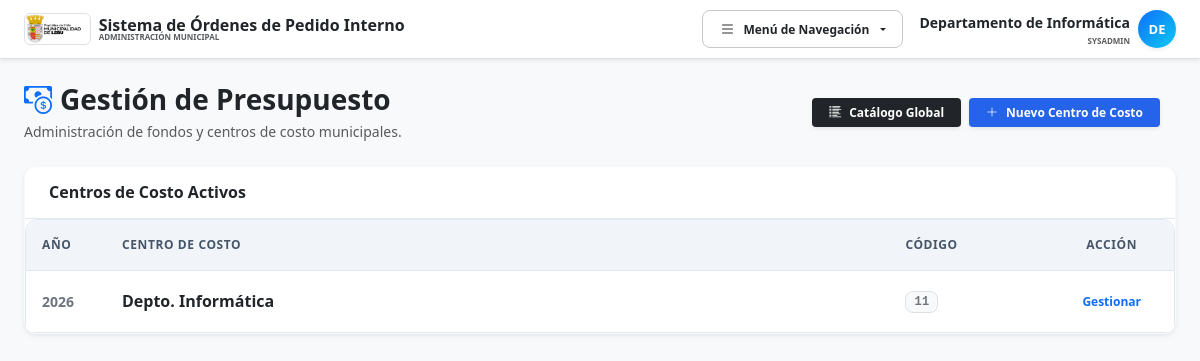
Before: /centros_de_costo.php (signed in) with the older database file.
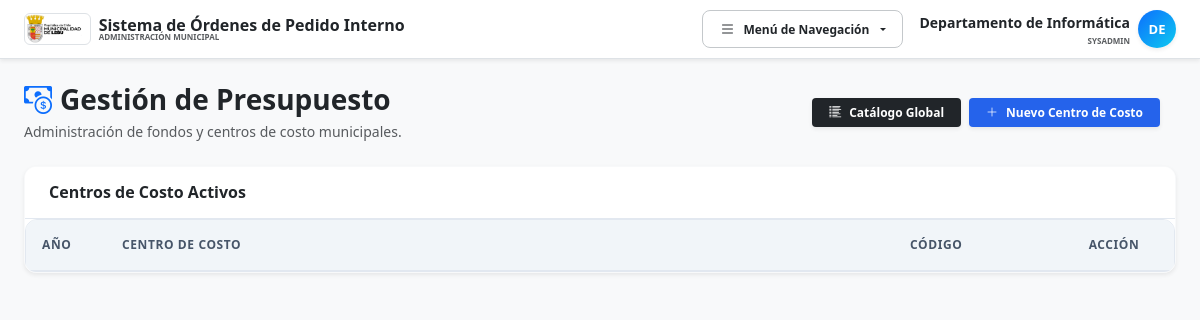
After: the same page with the newer database file.
### tables this page shows
CREATE TABLE `centros_costo` (
  `id` int NOT NULL AUTO_INCREMENT,
  `codigo_cuenta` varchar(50) NOT NULL,
  `nombre` varchar(150) NOT NULL,
  `anio_fiscal` int NOT NULL,
  `activo` tinyint(1) DEFAULT '1',
  PRIMARY KEY (`id`)
);

### centros_de_costo.php (the view, shortened to what this page needs)
<?php
require_once __DIR__ . '/config.php';
$vista = $_GET['view'] ?? 'lista';
if ($vista === 'detalle' && isset($_GET['id'])) {
    $stmt = $pdo->prepare("SELECT * FROM centros_costo WHERE id = ?");
    $stmt->execute([$_GET['id']]);
    $centro_actual = $stmt->fetch();
    if ($centro_actual) {
        $sqlAsig = "
            SELECT pa.id, pa.centro_costo_id, pa.cuenta_maestra_id, pa.area_gestion_id,
                   cm.codigo, cm.nombre, ag.codigo as ag_cod,
                   (SELECT COUNT(*) FROM expedientes_items ei WHERE ei.presupuesto_asignado_id = pa.id) as items_count
            FROM presupuestos_asignados pa
            JOIN cuentas_maestras cm ON pa.cuenta_maestra_id = cm.id
            LEFT JOIN areas_gestion ag ON pa.area_gestion_id = ag.id
            WHERE pa.centro_costo_id = ?
            ORDER BY cm.codigo ASC
        ";
        $stmtA = $pdo->prepare($sqlAsig);
        $stmtA->execute([$_GET['id']]);
        $asignaciones = $stmtA->fetchAll();
    }
} else {
    $sqlLista = "
        SELECT cc.*
        FROM centros_costo cc
        WHERE cc.activo = 1
        ORDER BY cc.anio_fiscal DESC, cc.nombre ASC
    ";
    $centros_list = $pdo->query($sqlLista)->fetchAll();
}
?>
<!DOCTYPE html>
<html lang="es">
<head>
    <?php
    include __DIR__ . '/head.php';
    ?>
</head>
<body class="bg-light text-slate-800 pb-20 font-sans">
    <?php include __DIR__ . '/nav.php'; ?>
    <div class="container mt-4 px-3 px-md-4">
        <div class="row align-items-center mb-4 g-3">
            <div class="col-12 col-md">
                <h1 class="h3 fw-bold text-dark mb-1 d-flex align-items-center gap-2">
                    <i class="bi bi-cash-coin text-primary"></i>
                    Gestión de Presupuesto
                </h1>
                <p class="text-muted small mb-0">Administración de fondos y centros de costo municipales.</p>
            </div>
            <div class="col-12 col-md-auto">
                <?php if($vista === 'detalle'): ?>
                    <a href="centros_de_costo.php" class="btn btn-outline-secondary btn-sm px-3 shadow-sm">
                        <i class="bi bi-arrow-left me-1"></i> Volver al Listado
                    </a>
                <?php else: ?>
                    <div class="d-flex gap-2">
                        <a href="mantenedor_cuentas.php" class="btn btn-dark btn-sm fw-bold px-3 shadow-sm d-flex align-items-center gap-1.5">
                            <i class="bi bi-list-columns-reverse"></i> Catálogo Global
                        </a>
                        <button class="btn btn-primary btn-sm fw-bold px-3 shadow-sm d-flex align-items-center gap-1.5" data-bs-toggle="modal" data-bs-target="#modalCC">
                            <i class="bi bi-plus-lg"></i> Nuevo Centro de Costo
                        </button>
                    </div>
                <?php endif; ?>
            </div>
        </div>
        <?php if($vista === 'lista'): ?>
            <div class="card shadow-sm border-light">
                <div class="card-header bg-white py-3">
                    <h6 class="fw-bold mb-0 text-dark">Centros de Costo Activos</h6>
                </div>
                <div class="table-responsive rounded-bottom">
                    <table class="table table-hover align-middle mb-0">
                        <thead class="table-light text-uppercase small" style="font-size: 10px;">
                            <tr>
                                <th class="p-3" style="width: 80px;">Año</th>
                                <th class="p-3">Centro de Costo</th>
                                <th class="p-3" style="width: 160px;">Código</th>
                                <th class="p-3 text-center" style="width: 120px;">Acción</th>
                            </tr>
                        </thead>
                        <tbody class="divide-y divide-gray-100 bg-white">
                            <?php foreach($centros_list as $cc): ?>
                            <tr>
                                <td class="p-3 fw-bold text-secondary"><?= $cc['anio_fiscal'] ?></td>
                                <td class="p-3 fw-bold text-dark fs-6"><?= htmlspecialchars($cc['nombre']) ?></td>
                                <td class="p-3">
                                    <span class="badge bg-light text-secondary font-monospace border px-2 py-1"><?= htmlspecialchars($cc['codigo_cuenta']) ?></span>
                                </td>
                                <td class="p-3 text-center">
                                    <a href="centros_de_costo.php?view=detalle&id=<?= $cc['id'] ?>" class="btn btn-outline-primary btn-sm fw-bold px-3">
                                        Gestionar
                                    </a>
                                </td>
                            </tr>
                            <?php endforeach; ?>
                        </tbody>
                    </table>
                </div>
            </div>
        <?php endif; ?>
    </div>
</body>
</html>

Changed rows visible on the page:
removed centros_costo: anio_fiscal "2026", nombre "Depto. Informática", codigo_cuenta "11"
